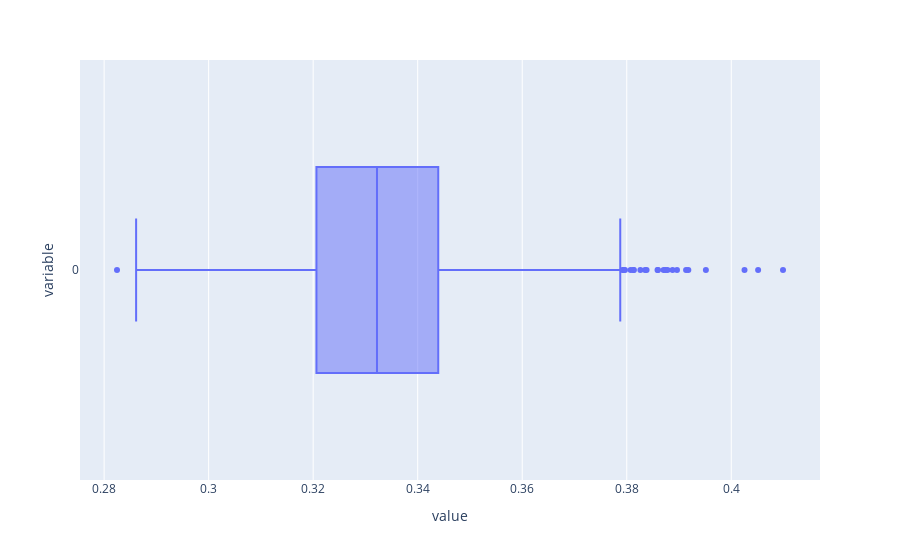

The notebook cell saved with this chart:
### Code cell
px.box(data, orientation='h')

### Figure 1 — Plotly figure (JSON) as saved in the notebook; plotly's stock layout.template omitted (floating-point values rounded to 4 significant figures; data arrays with more than 128 entries replaced by an {"elided": "..."} marker saying what was removed)
{"data": [{"alignmentgroup": "True", "hovertemplate": "value=%{x}<br>variable=%{y}<extra></extra>", "legendgroup": "", "marker": {"color": "#636efa"}, "name": "", "notched": false, "offsetgroup": "", "orientation": "h", "showlegend": false, "type": "box", "x": {"elided": "2000 float values"}, "x0": " ", "xaxis": "x", "y": {"elided": "2000 str values"}, "y0": " ", "yaxis": "y"}], "layout": {"boxmode": "group", "legend": {"tracegroupgap": 0}, "margin": {"t": 60}, "xaxis": {"anchor": "y", "domain": [0, 1], "title": {"text": "value"}}, "yaxis": {"anchor": "x", "domain": [0, 1], "title": {"text": "variable"}}}}
